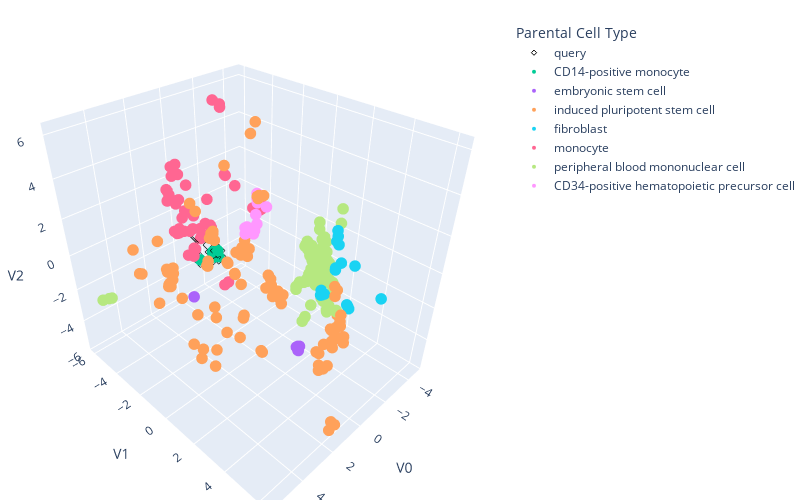

Notebook code cell kept with this figure:
### Code cell
fig = px.scatter_3d(
    result,
    x='V0',        # Column for x-axis
    y='V1',        # Column for y-axis
    z='V2',        # Column for z-axis
    color= 'parental_cell_type',  # Color points based on bio_tag
    symbol='ref_or_query',  # Set symbols based on ref_or_query
    symbol_map = dict(ref = 'circle', query = 'diamond-open'),
    color_discrete_map = dict(query = 'black')
)

# Update the layout to distinguish the categories better
fig.update_traces(marker=dict(size=4))  # Adjust the size as needed

# Update layout to customize the plot
fig.update_layout(
    height=500,  # Height of the plot in pixels
    width=800,   # Width of the plot in pixels
    margin=dict(t=20, l=0, r=0, b=0),  # Custom margins
    uirevision= True,
    hovermode = 'closest',
    scene_camera=dict(
        up=dict(x=0, y=0, z=1),
        center=dict(x=0, y=0, z=0),
        eye=dict(x=1.25, y=1.25, z=1.25)
    ),
    legend_title=dict(text='Parental Cell Type')
)

for trace in fig.data:
  trace.name = trace.name.split(',')[0]

# Show the plot
fig.show()

### Figure 1 — Plotly figure (JSON) as saved in the notebook; plotly's stock layout.template omitted (floating-point values rounded to 4 significant figures; data arrays with more than 128 entries replaced by an {"elided": "..."} marker saying what was removed)
{"data": [{"hovertemplate": "parental_cell_type=query<br>ref_or_query=query<br>V0=%{x}<br>V1=%{y}<br>V2=%{z}<extra></extra>", "legendgroup": "query, query", "marker": {"color": "black", "size": 4, "symbol": "diamond-open"}, "mode": "markers", "name": "query", "scene": "scene", "showlegend": true, "type": "scatter3d", "x": [0.4238, -0.3751, 0.312, -0.2559, 0.05135, -0.23, 0.5792, -0.05186, 0.4498, 0.1565, 0.6196, -0.5169], "y": [-3.843, -4.684, -3.07, -3.44, -3.279, -3.203, -3.129, -2.863, -3.75, -3.017, -3.622, -3.331], "z": [-0.2694, -2.536, 0.3141, -1.674, -0.6944, -1.102, 0.3459, -0.8895, -0.08641, -0.9481, 0.01059, -1.723]}, {"hovertemplate": "parental_cell_type=CD14-positive monocyte<br>ref_or_query=ref<br>V0=%{x}<br>V1=%{y}<br>V2=%{z}<extra></extra>", "legendgroup": "CD14-positive monocyte, ref", "marker": {"color": "#00cc96", "size": 4, "symbol": "circle"}, "mode": "markers", "name": "CD14-positive monocyte", "scene": "scene", "showlegend": true, "type": "scatter3d", "x": [-0.375, -0.2559, -0.23, -0.05186, 0.1565, -0.5169], "y": [-4.684, -3.44, -3.203, -2.863, -3.017, -3.331], "z": [-2.536, -1.674, -1.102, -0.8895, -0.9481, -1.723]}, {"hovertemplate": "parental_cell_type=embryonic stem cell<br>ref_or_query=ref<br>V0=%{x}<br>V1=%{y}<br>V2=%{z}<extra></extra>", "legendgroup": "embryonic stem cell, ref", "marker": {"color": "#ab63fa", "size": 4, "symbol": "circle"}, "mode": "markers", "name": "embryonic stem cell", "scene": "scene", "showlegend": true, "type": "scatter3d", "x": [-1.378, -1.396, -1.432, -1.433, -1.453, -1.442, 2.348], "y": [1.596, 1.608, 1.438, 1.567, 1.623, 1.519, -1.949], "z": [-5.613, -5.638, -5.53, -5.449, -5.366, -5.435, -1.969]}, {"hovertemplate": "parental_cell_type=induced pluripotent stem cell<br>ref_or_query=ref<br>V0=%{x}<br>V1=%{y}<br>V2=%{z}<extra></extra>", "legendgroup": "induced pluripotent stem cell, ref", "marker": {"color": "#FFA15A", "size": 4, "symbol": "circle"}, "mode": "markers", "name": "induced pluripotent stem cell", "scene": "scene", "showlegend": true, "type": "scatter3d", "x": [-0.5955, -2.191, -2.206, -1.487, -1.641, -1.997, -2.002, -1.153, -0.2711, -2.129, -1.062, -0.7474, 0.598, -1.412, -0.2024, -1.768, -1.466, -0.7743, 1.045, 0.5667, -0.1516, -1.586, -0.892, -1.715, -0.9497, -1.192, 0.6795, 1.446, 1.543, 1.859, 2.148, 2.068, 2.617, 2.024, 2.565, -0.4491, -0.7656, -0.6805, -0.6834, 1.377, 1.382, 2.637, 3.815, 3.246, 3.586, 2.79, 3.041, 2.505, 2.771, 3.708, 3.624, 3.51, 3.58, 3.175, 4.127, 4.095, 4.233, 4.226, 4.289, 4.269, 4.304, 3.492, 2.933, 2.768, 0.9617, 0.9883, 0.9787, 0.9562, 0.9441, 0.8744, 1.238, 1.234, 0.8489, 0.9159, 1.051, -2.092, -2.464, 1.566, 1.549, 1.651, 1.805, 1.533, 1.878, 1.985, 1.759, 3.373, 3.385, 3.084, 1.026, 0.7461, 0.2522, 0.4331, 0.7739, 0.5183, 0.0535, 0.3835, 1.035, 0.3414, -0.01435, 0.08829, 0.2105, 0.1954, 0.2587, 0.1103, -0.09502], "y": [3.726, 2.905, 3.056, 3.884, 3.786, 3.335, 3.543, 3.895, 4.441, 3.017, 3.697, 4.679, 4.87, 3.774, 3.781, 3.61, 3.933, 4.641, 4.984, 4.392, 3.664, 3.789, 3.958, 3.775, 3.909, 3.665, 4.491, 5.96, 6.225, 6.18, -0.6224, -0.7945, -0.1364, -0.03379, -2.619, 0.577, 0.6264, 1.027, 0.2575, 1.604, 1.683, -3.526, -4.416, -4.852, -4.498, -3.346, -3.49, -3.227, -2.866, -0.452, -0.04988, 0.7705, 0.04573, -0.7035, -2.258, -1.092, -1.076, -1.13, -1.06, -1.154, -1.132, 2.416, 2.046, 1.914, -0.5339, -0.5238, -0.5097, -0.1311, -0.1125, -0.2217, -0.7496, -0.7114, -0.3918, -0.4816, 0.3799, -2.576, -2.632, -2.79, -1.289, -1.098, -1.12, -2.462, -0.964, -1.02, -1.053, 0.4309, 0.3915, 0.1222, 2.446, 2.121, 0.999, 0.9559, 1.408, 1.314, -0.7532, -0.6498, 0.1676, -0.2277, -0.8829, -2.037, 0.1475, 0.1841, 0.2996, 0.1451, 0.2252], "z": [-3.242, -1.177, -1.315, -2.389, -2.062, -2.528, -2.841, -3.173, -2.743, -1.663, -2.61, -2.609, -2.952, -2.673, -3.518, -2.938, -3.261, -2.29, -2.734, -3.28, -3.46, -2.699, -3.202, -2.791, -3.171, -2.795, -3.448, -5.014, -4.891, -5.027, -2.591, -2.093, -4.042, -3.231, -2.322, -2.106, -1.928, -1.882, -1.725, -3.749, -3.784, -1.166, 0.2633, -1.66, -1.278, -0.8309, 0.8132, -0.847, -0.8345, -3.145, -3.833, -3.83, -3.214, -1.841, -1.511, 0.4486, 0.1733, 0.3171, 0.3154, 0.2485, 0.18, -0.9866, -0.4947, -0.5228, -0.6176, -0.5426, -0.5983, 0.6757, 0.8424, -1.077, 0.1131, 0.06504, 0.6756, 0.6311, 0.9028, 4.811, 5.257, 2.499, 1.676, 1.339, 1.762, 2.205, 1.629, 1.638, 1.755, 1.584, 1.601, 1.532, -0.6, -0.6859, -0.939, -0.8853, 0.2641, -0.1372, 0.3372, 0.549, 1.1, 0.668, 0.6616, 4.124, 3.474, 3.382, 3.525, 3.485, 3.428]}, {"hovertemplate": "parental_cell_type=fibroblast<br>ref_or_query=ref<br>V0=%{x}<br>V1=%{y}<br>V2=%{z}<extra></extra>", "legendgroup": "fibroblast, ref", "marker": {"color": "#19d3f3", "size": 4, "symbol": "circle"}, "mode": "markers", "name": "fibroblast", "scene": "scene", "showlegend": true, "type": "scatter3d", "x": [-2.045, -1.776, -1.578, -2.039, -1.938, -2.568, -2.556, -2.613, -1.465, -1.273, -1.419, -1.336, -2.591, -1.494, -1.146, -0.5641, -0.8658], "y": [2.25, 2.524, 2.585, 2.453, 2.393, 3.489, 3.576, 3.406, 3.278, 3.407, 3.351, 3.493, 2.564, 5.781, 4.531, 3.98, 4.033], "z": [-1.686, -1.649, -1.522, -1.793, -1.708, -2.249, -2.342, -2.236, 2.409, 2.016, 2.178, 1.854, -0.599, 0.1372, 1.373, 1.288, 1.413]}, {"hovertemplate": "parental_cell_type=monocyte<br>ref_or_query=ref<br>V0=%{x}<br>V1=%{y}<br>V2=%{z}<extra></extra>", "legendgroup": "monocyte, ref", "marker": {"color": "#FF6692", "size": 4, "symbol": "circle"}, "mode": "markers", "name": "monocyte", "scene": "scene", "showlegend": true, "type": "scatter3d", "x": [0.8966, 0.8174, -1.491, -1.438, -1.327, -1.852, -1.611, -0.9519, -1.87, -1.838, -0.871, -1.718, -0.9105, 0.8209, 0.6241, 0.7133, 0.4578, 0.5103, 0.2542, 0.8871, 0.3181, 0.9657, 0.4155, 2.41, 1.125, 0.9607, 1.821, 0.3363, 2.371, 0.9804, 1.41, 0.5781, 1.597, 2.384, 1.408, 1.45, 1.951, 2.041, 2.456, 1.429, 1.592, 1.656, 1.743, 2.298, 0.8318, 0.9337, 1.413, -1.966, -1.872], "y": [-1.34, -1.163, -3.991, -3.921, -4.291, -1.659, -1.935, -2.482, -1.523, -1.544, -3.101, -1.722, -3.089, -4.511, -5.107, -4.085, -6.036, -2.83, -5.357, -4.929, -6.044, -4.806, -6.027, -2.054, -1.951, -2.898, -3.375, -3.687, -1.569, -2.054, -3.398, -4.983, -4.442, -1.856, -1.959, -2.83, -3.222, -3.465, -1.606, -2.266, -2.883, -3.25, -3.671, -1.745, -2.491, -3.376, -3.633, -1.778, -1.722], "z": [-1.698, -1.475, 5.999, 5.883, 6.153, 1.262, 1.311, 2.566, 1.483, 1.336, 2.965, 1.552, 2.905, 3.062, 1.155, 2.62, 1.536, 2.275, 1.146, 3.335, 1.183, 2.917, 1.452, 0.4382, 1.524, 0.843, 1.001, -0.3663, 0.9787, 1.29, 1.788, 3.335, 1.976, 0.5471, 1.731, 1.078, 0.9062, 0.9225, 0.6258, 0.9006, 0.9833, 0.8455, 0.5746, 0.9176, 0.6032, 1.336, 1.314, 1.291, 1.171]}, {"hovertemplate": "parental_cell_type=peripheral blood mononuclear cell<br>ref_or_query=ref<br>V0=%{x}<br>V1=%{y}<br>V2=%{z}<extra></extra>", "legendgroup": "peripheral blood mononuclear cell, ref", "marker": {"color": "#B6E880", "size": 4, "symbol": "circle"}, "mode": "markers", "name": "peripheral blood mononuclear cell", "scene": "scene", "showlegend": true, "type": "scatter3d", "x": {"elided": "168 float values"}, "y": {"elided": "168 float values"}, "z": {"elided": "168 float values"}}, {"hovertemplate": "parental_cell_type=CD34-positive hematopoietic precursor cell<br>ref_or_query=ref<br>V0=%{x}<br>V1=%{y}<br>V2=%{z}<extra></extra>", "legendgroup": "CD34-positive hematopoietic precursor cell, ref", "marker": {"color": "#FF97FF", "size": 4, "symbol": "circle"}, "mode": "markers", "name": "CD34-positive hematopoietic precursor cell", "scene": "scene", "showlegend": true, "type": "scatter3d", "x": [-1.081, -1.157, -1.206, -0.8953, -0.5673, -0.3826, -0.07612, -0.1433, -0.2392, -0.01422, -0.08084], "y": [-1.11, -1.209, -1.26, -0.3496, -0.706, -1.098, -0.8992, -0.9771, -0.3095, -0.2309, -0.369], "z": [2.143, 2.567, 2.262, 2.309, 1.894, 1.141, 0.9814, 1.249, 1.705, 1.486, 1.22]}], "layout": {"height": 500, "hovermode": "closest", "legend": {"title": {"text": "Parental Cell Type"}, "tracegroupgap": 0}, "margin": {"b": 0, "l": 0, "r": 0, "t": 20}, "scene": {"camera": {"center": {"x": 0, "y": 0, "z": 0}, "eye": {"x": 1.25, "y": 1.25, "z": 1.25}, "up": {"x": 0, "y": 0, "z": 1}}, "domain": {"x": [0, 1], "y": [0, 1]}, "xaxis": {"title": {"text": "V0"}}, "yaxis": {"title": {"text": "V1"}}, "zaxis": {"title": {"text": "V2"}}}, "uirevision": true, "width": 800}}
